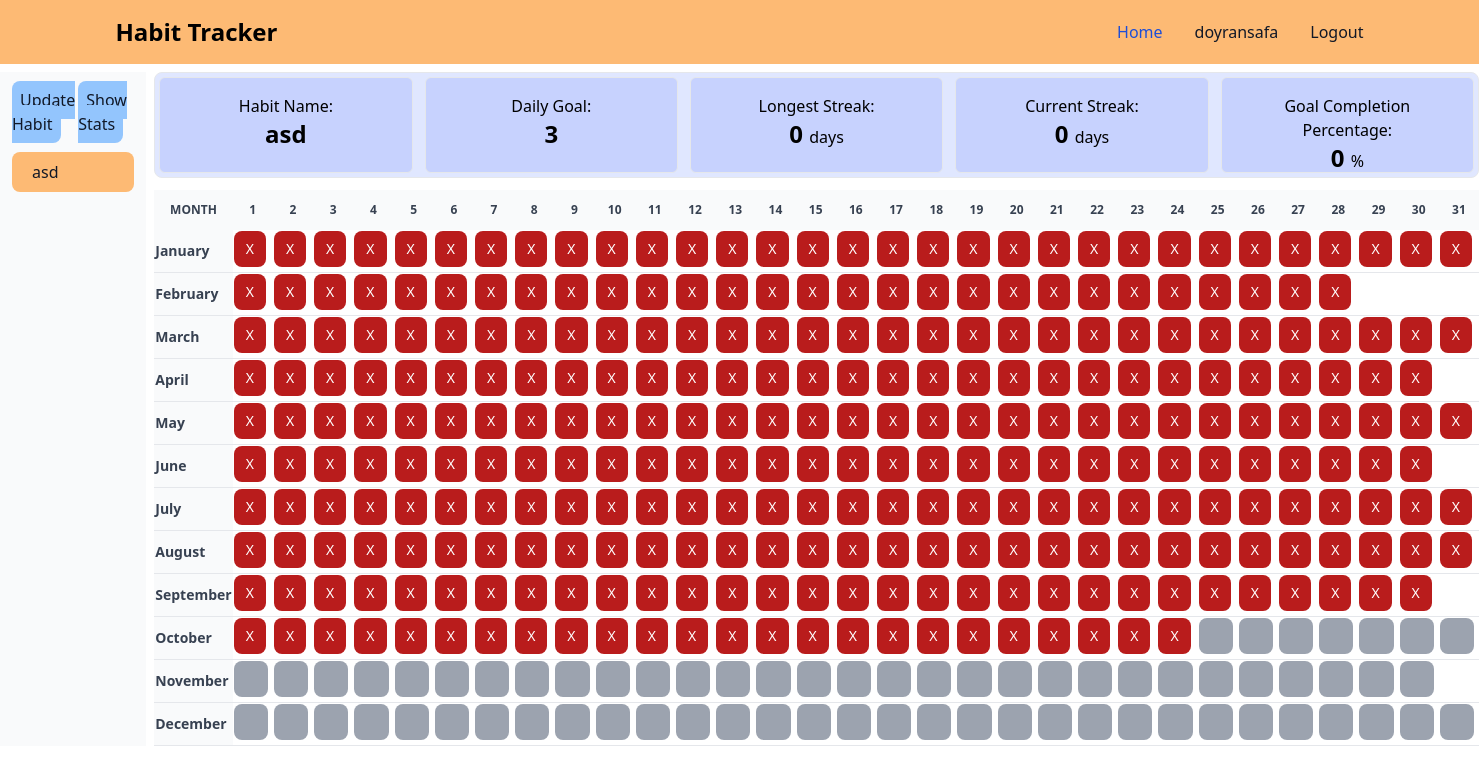
The page /habit/details/26 (signed in) on the database as committed earlier.
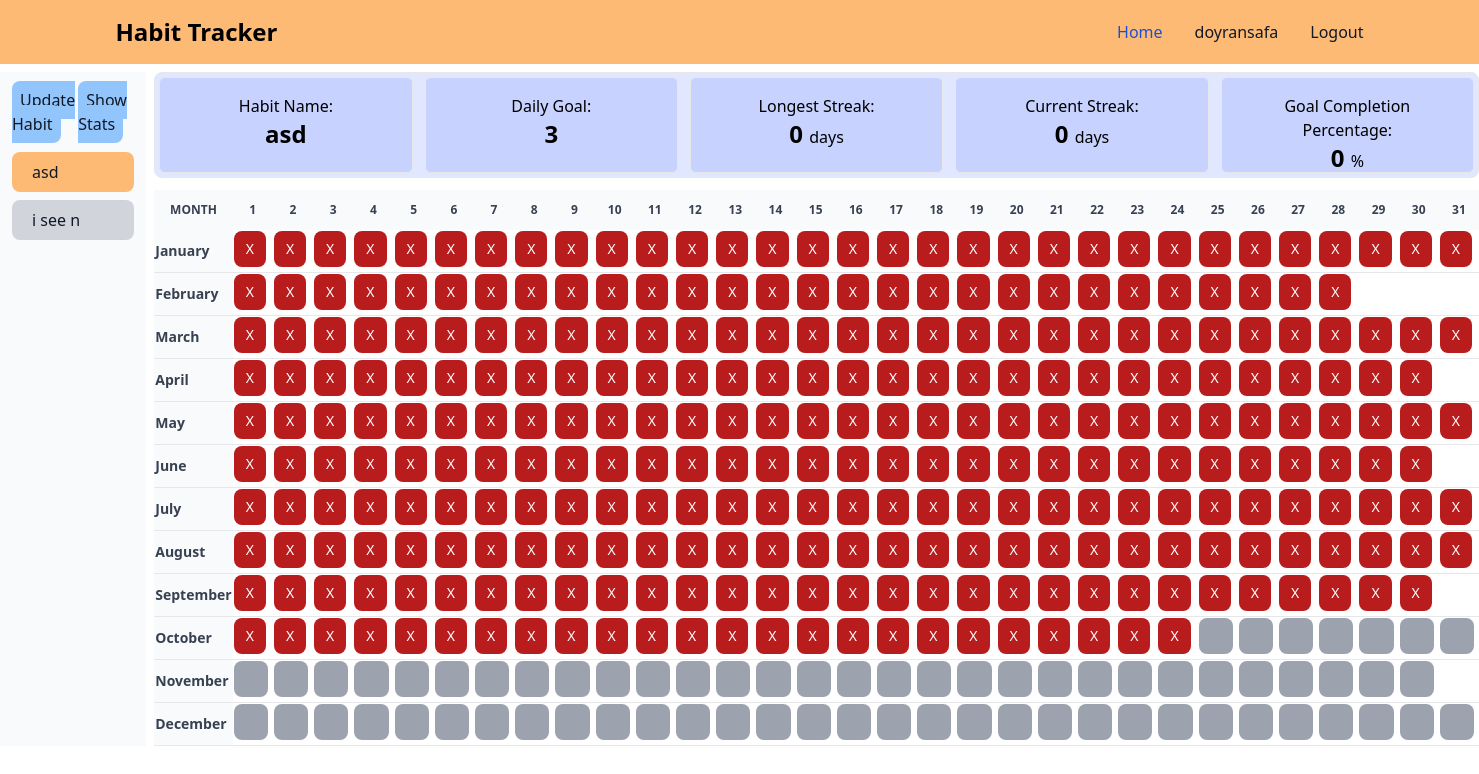
The same page on the database as committed later.
### habits/models.py (models this page shows, shortened)
class Habit(models.Model):
    UNIT_CHOICES = (('time', 'Time (minutes)'), ('repetition',
                    'Repetition'), ('distance', 'Distance (km)'), ('check', 'Check'))
    name = models.CharField(max_length=150)
    category = models.CharField(max_length=150)
    created_at = models.DateTimeField(auto_now_add=True)
    units = models.CharField(max_length=50, choices=UNIT_CHOICES)
    goal = models.PositiveIntegerField(help_text="If you select 'Check' as the units, the goal will be set to 1 automatically.")
    user = models.ForeignKey(User, on_delete=models.CASCADE)
    def get_entry_dates(self):
        datetime_list = self.habitentry_set.values_list('entry_date', flat=True).order_by('-entry_date')
        return datetime_list
    def get_year_list(self):
        calendar = Calendar()
        whole_year = []
        for month in range(1,13):
            days = calendar.itermonthdates(2023, month)
            day_list = [day for day in days]
            days = [day for day in day_list if day.month == month]
            whole_year.append(days)
        return whole_year
    def get_current_streak(self):
        today = date.today()
        entry_dates = self.get_entry_dates()
        current_streak = 0
        if today not in entry_dates:
            return current_streak
        else:
            for i, entry in enumerate(entry_dates):
                if (today - entry).days == i:
                    current_streak += 1
        return current_streak
    def get_longest_streak(self):
        entry_dates = self.get_entry_dates()
        longest_streak = 1 if len(entry_dates) else 0
        return longest_streak
    def get_goal_completed_pct(self):
        quantity_list = self.habitentry_set.values_list('quantity', flat=True)
        if len(quantity_list) == 0:
            return 0

### habits/views.py (the view)
# urls.py: path('habit/details/<pk>', HabitDetailView.as_view(), name='habit_details'),
class HabitDetailView(DetailView):
    model = Habit
    template_name = 'habit_details.html'
    context_object_name = 'habit'
    def get_object(self, queryset=None):
        habit = super().get_object(queryset)
        if habit.user != self.request.user:
            raise Http404("You don't have permission to access this habit.")
        return habit
    def get_context_data(self, **kwargs):
        context = super().get_context_data(**kwargs)
        today = date.today()
        month = today.month
        user_habits = Habit.objects.all().filter(user = self.request.user)
        context['today'] = today
        context['month'] = month
        context['months'] = months
        context['user_habits'] = user_habits
        context['active_habit_id'] = self.object.id
        return context

### habits/templatetags/custom_filters.py (called while the page is built)
@register.filter
def index(list, index):
    try:
        return list[index]
    except IndexError:
        return None

### habits/templates/habit_details.html (shortened to what the changed rows need)
{% extends 'base.html' %}
{% load custom_filters %}
{% block habit_details %}
<div class="flex mt-2 gap-2">
	<div class="basis-1/6">
		<div
			class="h-full px-3 py-4 overflow-y-auto bg-gray-50 dark:bg-gray-800"
		>
			<ul class="space-y-2 font-medium">
				{% for habit in user_habits %}
				<li>
					<a
						href="{%url 'habit_details' habit.id%}"
						{% if active_habit_id == habit.id %}
						class="flex items-center p-2 text-gray-900 rounded-lg bg-orange-300 hover:bg-orange-200 group"
						{%else%}
						class="flex items-center p-2 text-gray-900 rounded-lg bg-gray-300 hover:bg-orange-200 group"
						{% endif %}
					>
						<span class="mx-3">{{habit.name}}</span>
					</a>
				</li>
				{% endfor %}
			</ul>
		</div>
	</div>
	<div class="basis-5/6">
	<div class="grid mb-3 border border-gray-200 bg-indigo-100 rounded-lg md:grid-cols-5 gap-1">
			<div class="border border-gray-200 bg-indigo-200 rounded-md h-24 gap p-4 m-1">
				<p class="text-base text-center"> Habit Name: <br> <span class="text-2xl font-bold"> {{habit.name}} </span> </p>
			</div>
			<div class="border border-gray-200 bg-indigo-200 rounded-md h-24 gap p-4 m-1">
				<p class="text-base text-center"> Daily Goal: <br> <span class="text-2xl font-bold"> {{habit.goal}} </span> </p>
			</div>
			<div class="border border-gray-200 bg-indigo-200 rounded-md h-24 gap p-4 m-1">
				<p class="text-base text-center"> Longest Streak: <br> <span class="text-2xl font-bold"> {{habit.get_longest_streak}} </span> days </p>
			</div>
			<div class="border border-gray-200 bg-indigo-200 rounded-md h-24 gap p-4 m-1">
			<p class="text-base text-center"> Current Streak: <br> <span class="text-2xl font-bold"> {{habit.get_current_streak}} </span> days </p>
			</div>
			<div class="border border-gray-200 bg-indigo-200 rounded-md h-24 gap p-4 m-1">
			<p class="text-base text-center"> Goal Completion Percentage: <br> <span class="text-2xl font-bold"> {{habit.get_goal_completed_pct}} </span> % </p>
			</div>
	</div>
	<div class="relative overflow-x-auto">
		<table class="w-full text-sm text-left text-gray-500 dark:text-gray-400">
			<thead class="text-xs text-gray-700 uppercase bg-gray-50 text-center">
				<th class="px-1 py-3">Month</th>
				<th class="px-1 py-3">1</th>
				<th class="px-1 py-3">2</th>
				<th class="px-1 py-3">3</th>
				<th class="px-1 py-3">4</th>
				<th class="px-1 py-3">5</th>
				<th class="px-1 py-3">6</th>
				<th class="px-1 py-3">7</th>
				<th class="px-1 py-3">8</th>
				<th class="px-1 py-3">9</th>
				<th class="px-1 py-3">10</th>
				<th class="px-1 py-3">11</th>
				<th class="px-1 py-3">12</th>
				<th class="px-1 py-3">13</th>
				<th class="px-1 py-3">14</th>
				<th class="px-1 py-3">15</th>
				<th class="px-1 py-3">16</th>
				<th class="px-1 py-3">17</th>
				<th class="px-1 py-3">18</th>
				<th class="px-1 py-3">19</th>
				<th class="px-1 py-3">20</th>
				<th class="px-1 py-3">21</th>
				<th class="px-1 py-3">22</th>
				<th class="px-1 py-3">23</th>
				<th class="px-1 py-3">24</th>
				<th class="px-1 py-3">25</th>
				<th class="px-1 py-3">26</th>
				<th class="px-1 py-3">27</th>
				<th class="px-1 py-3">28</th>
				<th class="px-1 py-3">29</th>
				<th class="px-1 py-3">30</th>
				<th class="px-1 py-3">31</th>
			</thead>
			<tbody>
				{% for year in habit.get_year_list %}
				<tr class="bg-white border-b dark:bg-gray-800 dark:border-gray-700">
					<td class="text-gray-700 bg-gray-50 font-bold">{{ months|index:forloop.counter0 }}</td>
					{% for day in year %}
					{% if day <= today %}
					<td>
						<button
						id="{{habit.id}}"
						day="{{day}}"
						name="{{habit.name}}"
						data-prompt-required="{% if day in habit.get_entry_dates %}false{%else%}{% if habit.units != 'check' %}true{%else%}false{%endif%}{%endif%}"
						{% if day in habit.get_entry_dates %}
						class="text-white bg-green-700 hover:bg-green-800 focus:ring-4 focus:ring-green-300 font-medium rounded-lg text-sm px-3 py-2 mr-1 mb-1 cursor-pointer"
						{%else%}
						class="text-white bg-red-700 hover:bg-red-800 focus:ring-4 focus:ring-red-300 font-medium rounded-lg text-sm px-3 py-2 mr-1 mb-1 cursor-pointer"
						{%endif%}>
						{% if day in habit.get_entry_dates %} O {% else %} X {% endif %}
						</button>
					</td>
					{% else %}
					<td>
							<input
							type="button"
							id="{{day}}"
							name="{{day}}"
							value="&nbsp&nbsp&nbsp&nbsp&nbsp"
							class="text-white bg-gray-400 cursor-not-allowed font-medium rounded-lg text-sm px-2 py-2 mr-1 mb-1"
							disabled>
					</td>
					{% endif %}
					{% endfor %}
				</tr>
				{% endfor %}
			</tbody>
		</table>
	</div>
	</div>
	</div>
{% endblock habit_details %}

Rows that differ between the two databases and show on the page:
added Habit: name "i see n"
